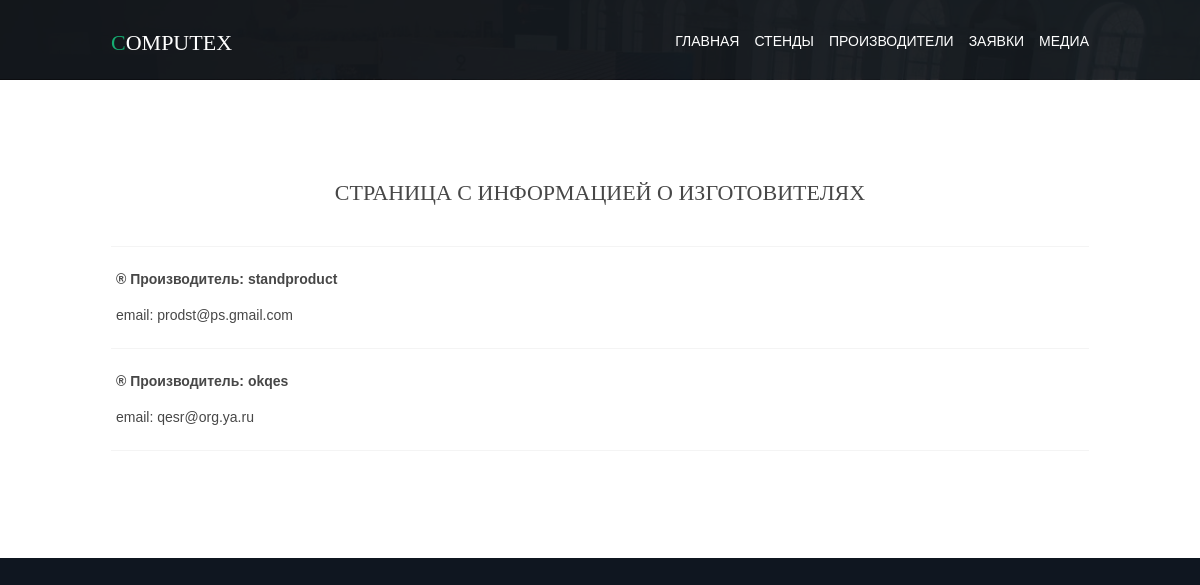
The app's page /suppliers with its own data.
### base/models.py (models this page shows, shortened)
class Supplier(models.Model):
    name = models.CharField(max_length=200, verbose_name='Наименование производителя')
    email = models.CharField(max_length=50, verbose_name='Почта')
    class Meta:
        verbose_name = 'Производитель'
        verbose_name_plural = 'Производители'

### base/views.py (the view)
# urls.py: path('suppliers', views.suppliers, name='suppliers'),
def suppliers(request):
    supplier = Supplier.objects.all()
    return render(request, 'base/suppliers.html', {'supplier': supplier})

### base/templates/base/suppliers.html (shortened to what this page needs)
{% extends 'base/layout.html' %} {% load static %} {% block content %}
<div class="wrapper row3 ">
    <section class="hoc container clear">
        <div class="sectiontitle">
            <h6 class="heading">Страница с информацией о изготовителях</h6>
        </div>
            <hr>
            {% for sup in supplier %}
            <div class="txtwrap hoc clear " style="padding-left: 5px;">
                <p style="font-weight: bold;">® Производитель: {{sup.name}}  </p>
                <p>email: {{sup.email}}</p>
            </div>
            <hr>
            {% endfor %}
    </section>
</div>
{% endblock %} {% block title %}Suppliers page{% endblock %}

### base/static/base/css/main.css (style rules this page uses)
.container { padding: 100px 0; }
.sectiontitle { display: block; max-width: 55%; margin: 0 auto 40px; text-align: center; }
.sectiontitle * { margin: 0; }
*, *::before, *::after { transition: all .28s ease-in-out; }
body { color: #A8A7A6; background-color: #0F1620; }
hr, .borderedbox { border-color: #F4F4F4; }
.row3 { color: #474747; background-color: #FFFFFF; }
@media screen and (min-width:978px) { .hoc { max-width: 978px; } }

### base/static/base/css/framework.css (style rules this page uses)
html { overflow-y: scroll; overflow-x: hidden; }
html, body { margin: 0; padding: 0; font-size: 14px; line-height: 1.6em; }
*, *::before, *::after { box-sizing: border-box; }
.clear, .group { justify-content: center; display: flex; }
.clear::before, .clear::after, .group::before, .group::after { display: table; content: ""; }
.clear, .clear::after, .group, .group::after { clear: both; }
body, input, textarea, select { font-family: Verdana, Geneva, sans-serif; }
h1, h2, h3, h4, h5, h6, .heading { font-family: Georgia, "Times New Roman", Times, serif; }
h1, h2, h3, h4, h5, h6, .heading { margin: 0 0 20px 0; font-size: 22px; line-height: normal; font-weight: normal; text-transform: uppercase; }
hr { display: block; width: 100%; height: 1px; border: solid; border-width: 1px 0 0 0; }
.wrapper { display: block; position: relative; width: 100%; margin: 0; padding: 0; text-align: left; word-wrap: break-word; }
.hoc { display: block; margin: 0 auto; }
address, article, aside, figcaption, figure, footer, header, main, nav, section { display: block; margin: 0; padding: 0; }

### records on screen
Supplier: name "standproduct", email "prodst@ps.gmail.com"
Supplier: name "okqes", email "qesr@org.ya.ru"
